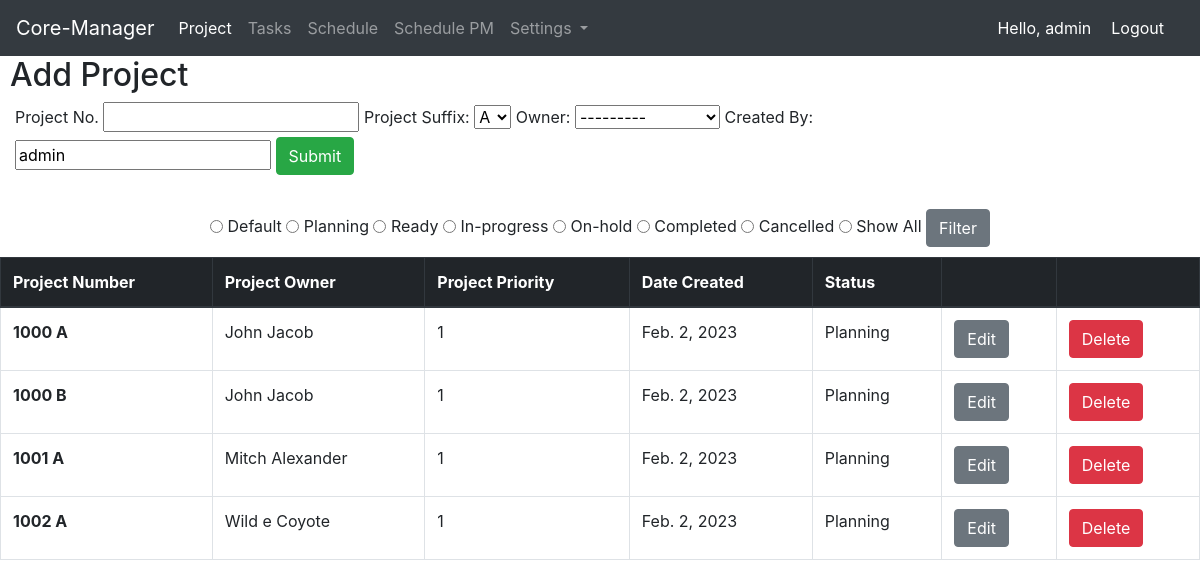
/project_home_page (signed in), run on an earlier commit of the app's database.
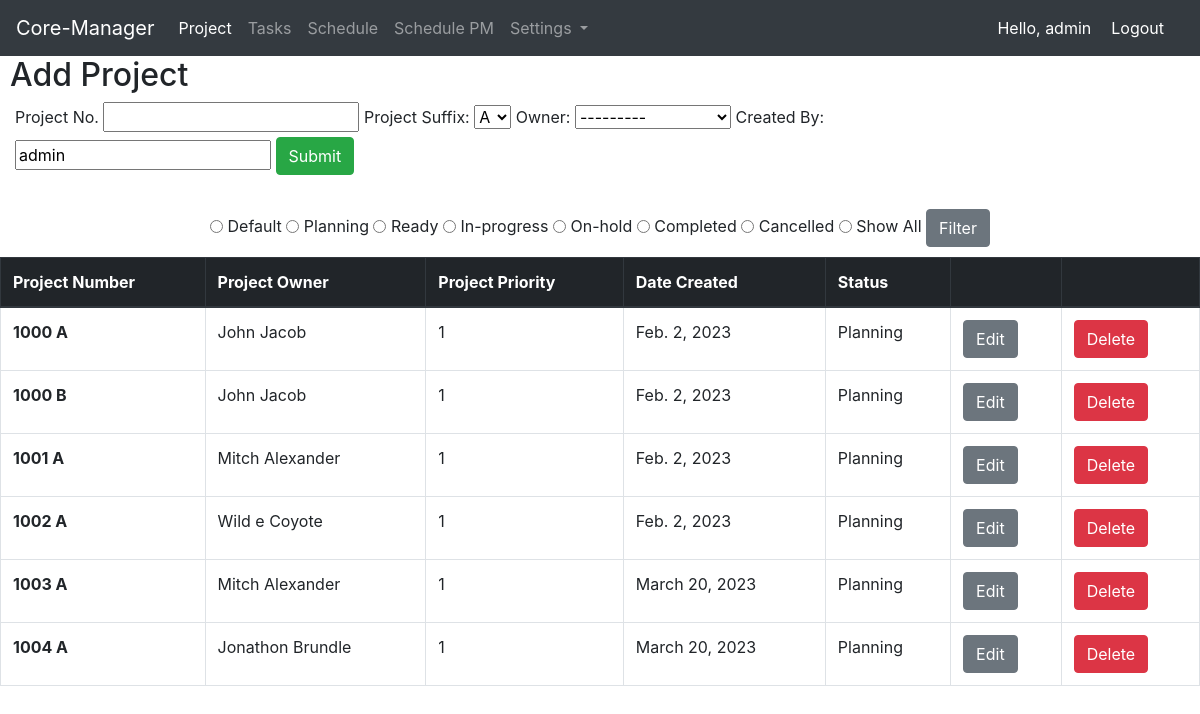
And on a later commit of the database.
### project/models.py (models this page shows, shortened)
class Project(models.Model):
    project_number = models.CharField(max_length=50)
    project_suffix = models.CharField(max_length=10, choices=suffix, default="A")
    project_owner = models.ForeignKey(ProjectOwners, on_delete=models.CASCADE, blank=True)
    project_priority = models.CharField(max_length=20, choices=project_priority_list, default='3')
    project_status = models.CharField(max_length=25, choices=status, default='Planning')
    project_creation_date = models.DateField(auto_now_add=True)
    project_created_by = models.CharField(max_length=50)
    project_modified_by = models.CharField(max_length=50, null=True)
    project_modified_date = models.DateField(blank=True, null=True)
    project_concated_name = models.CharField(max_length=50, blank=True, null=True)

class ProjectOwners(models.Model):
    first_name = models.CharField(max_length=50)
    last_name = models.CharField(max_length=70)
    email_address = models.CharField(max_length=250, blank=True)
    status_active = models.BooleanField(default=True)
    project_owner_concat_name = models.CharField(max_length=100, blank=True)
    def __str__(self):
        return self.project_owner_concat_name

### project/views.py (the view)
# urls.py: 2. Add a URL to urlpatterns:  path('', views.home, name='home')
@login_required(login_url='home_app:login')
def home(request):
    project_list = Project.objects.all().exclude(Q(project_status="Cancelled")| Q(project_status="Completed")).order_by('project_priority','project_number')
    import requests
    import json
    if request.method == "POST":
        if 'submit_form' in request.POST:
            form = AddProjectForm(request.POST)
            if form.is_valid():
                form.save()
                return HttpResponseRedirect('project_home_page')
        if 'project_filter' in request.POST:
            project_status = request.POST.get('project_status')
            if project_status == "Default":
                project_list = Project.objects.all().exclude(
                    Q(project_status="Cancelled") | Q(project_status="Completed")).order_by('project_priority','project_number')
            elif project_status == "All":
                project_list = Project.objects.all()
            else:
                project_list = Project.objects.filter(project_status=project_status)
            form = AddProjectForm
            context = {
                    'project_list': project_list,
                    'form': form,
            }
        return render(request, 'project/home.html', context)
    else:
        user_data = {'project_created_by': request.user.username}
        form = AddProjectForm(initial=user_data)
    context = {
        'project_list': project_list,
        'form': form,
    }
    return render(request, 'project/home.html', context)

### project/forms.py
class AddProjectForm(ModelForm):
    class Meta:
        model = Project
        fields = ("project_number",
                  "project_suffix",
                  "project_owner",
                  "project_created_by")
        labels = {
            "project_number": "Project No.",
            "project_suffix": "Project Suffix",
            "project_owner": "Owner",
            "project_created_by": "Created By",
        }
        widgets = {
            "project_created_by": forms.TextInput(attrs={'readonly': 'readonly'}),
        }
    def __init__(self, *args, **kwargs):
        super().__init__(*args, **kwargs)
        proj_owner_query = self.fields['project_owner'].queryset
        proj_owner_query= proj_owner_query.exclude(status_active=False)
        self.fields['project_owner'].queryset =proj_owner_query

### templates/project/home.html (shortened to what this page needs)
{% extends 'base.html' %}
{% load static %}
 {% block css_files %}
        <link rel="stylesheet" href="{% static "project/project.css" %}">
  {% endblock %}
{% block content %}
<h2>Add Project</h2>
{% if submitted %}
    Your project was submitted was successfully
{% else %}
    <form class="form_add" action="" method="POST">
        {{ form }}
        <input type="submit" value="Submit" name="submit_form" class="btn btn-success">
    </form>
{% endif %}
<br/>
<div class="table_sort">
    <form method="POST" action="">
        <input type="radio" value="Default" name="project_status"/> Default
        <input type="radio" value="Planning" name="project_status"/> Planning
        <input type="radio" value="Ready" name="project_status"/> Ready
        <input type="radio" value="In-progress" name="project_status"/> In-progress
        <input type="radio" value="On-hold" name="project_status"/> On-hold
        <input type="radio" value="Completed" name="project_status"/> Completed
        <input type="radio" value="Cancelled" name="project_status"/> Cancelled
        <input type="radio" value="All" name="project_status"/> Show All
        <input class="btn btn-secondary" type="submit" value="Filter" name="project_filter">
    </form>
</div>
<table id="project_table" class="table table-bordered table-hover">
    <thead class="thead-dark">
    <tr>
        <th scope="col">Project Number</th>
        <th scope="col">Project Owner</th>
        <th scope="col">Project Priority</th>
        <th scope="col">Date Created</th>
        <th scope="col">Status</th>
        <th scope="col"></th>
        <th scope="col"></th>
    </tr>
    </thead>
    <tbody>
   {% if project_list %}
    {% for project in project_list %}
        <tr>
            <th scope="row">{{project.project_concated_name}}</th>
            <td>{{project.project_owner}}</td>
            <td>{{project.project_priority}}</td>
            <td>{{project.project_creation_date}}</td>
            <td>{{project.project_status}}</td>
            {% if request.user.groups.all.0.name == 'Coordinator' %}
                <td><a href="{% url 'project_app:coord_edit_project' project.id %}" class="btn btn-secondary">Edit</a></td>
                <td><a href="{% url 'project_app:delete_project' project.id %}" class="btn btn-danger">Delete</a></td>
            {% endif %}
        </tr>
    {% endfor %}
{% endif %}
    </tbody>
</table>
{% endblock %}

### templates/base.html (shortened to what this page needs)
{% load static %}
<!DOCTYPE html>
<html lang="en">
<head>
    <link rel="stylesheet" href="https://cdn.jsdelivr.net/npm/bootstrap@4.0.0/dist/css/bootstrap.min.css">
    <link rel="stylesheet" href="{% static 'styles.css' %}">
    {% block css_files %}
    {% endblock %}
</head>
<body>
{% include 'header.html' %}
{% block content %}
{% endblock %}
</body>
</html>

### templates/header.html (shortened to what this page needs)
<nav class="navbar navbar-expand-lg navbar-dark bg-dark">
  <a class="navbar-brand" href="{% url 'home_app:index' %}">Core-Manager</a>
  <div class="collapse navbar-collapse" id="navbarSupportedContent">
    <ul class="navbar-nav mr-auto">
      <li class="nav-item active">
        <a class="nav-link" href="{% url 'project_app:project_home_page' %}">Project <span class="sr-only">(current)</span></a>
      </li>
      <li class="nav-item">
        <a class="nav-link" href="{% url 'project_app:task_home_page' %}">Tasks</a>
      </li>
      {% if request.user.groups.all.0.name == 'Coordinator' %}
        <li class="nav-item">
          <a class="nav-link" href="{% url 'schedule_app:schedule_home' %}">Schedule</a>
        </li>
      {% endif %}
      <li class="nav-item">
          <a class="nav-link" href="{% url 'schedule_app:schedule_pm' %}">Schedule PM</a>
        </li>
      {% if request.user.groups.all.0.name == 'Coordinator' %}
        <li class="nav-item dropdown">
          <a class="nav-link dropdown-toggle" href="#" id="navbarDropdown" role="button" data-toggle="dropdown" aria-haspopup="true" aria-expanded="false">
            Settings
          </a>
        </li>
      {% endif %}
    </ul>
    <span class="hello-msg">Hello, {{ request.user }} </span>
    <span ><a class="hello-msg" href="{% url 'home_app:logout' %}">Logout</a> </span>
  </div>
</nav>

### static/project/project.css (style rules this page uses)
.table_sort { display: flex; justify-content: center; margin: 10px; }
#project_table { margin-top: 10px; }
.form_add { padding-right: 15px; margin-left: 15px; width: 75%; }
h2 { margin-left: 10px; }

### templates/header.html (style rules this page uses)
.hello-msg { font-size = 18px; color: #fff; margin-right: 20px; }

What changed in the data, as far as the page shows it:
added Project: project_concated_name "1003 A", project_owner "Mitch Alexander", project_priority "1", project_creation_date "March 20, 2023", project_status "Planning"
added Project: project_concated_name "1004 A", project_owner "Jonathon Brundle", project_priority "1", project_creation_date "March 20, 2023", project_status "Planning"
